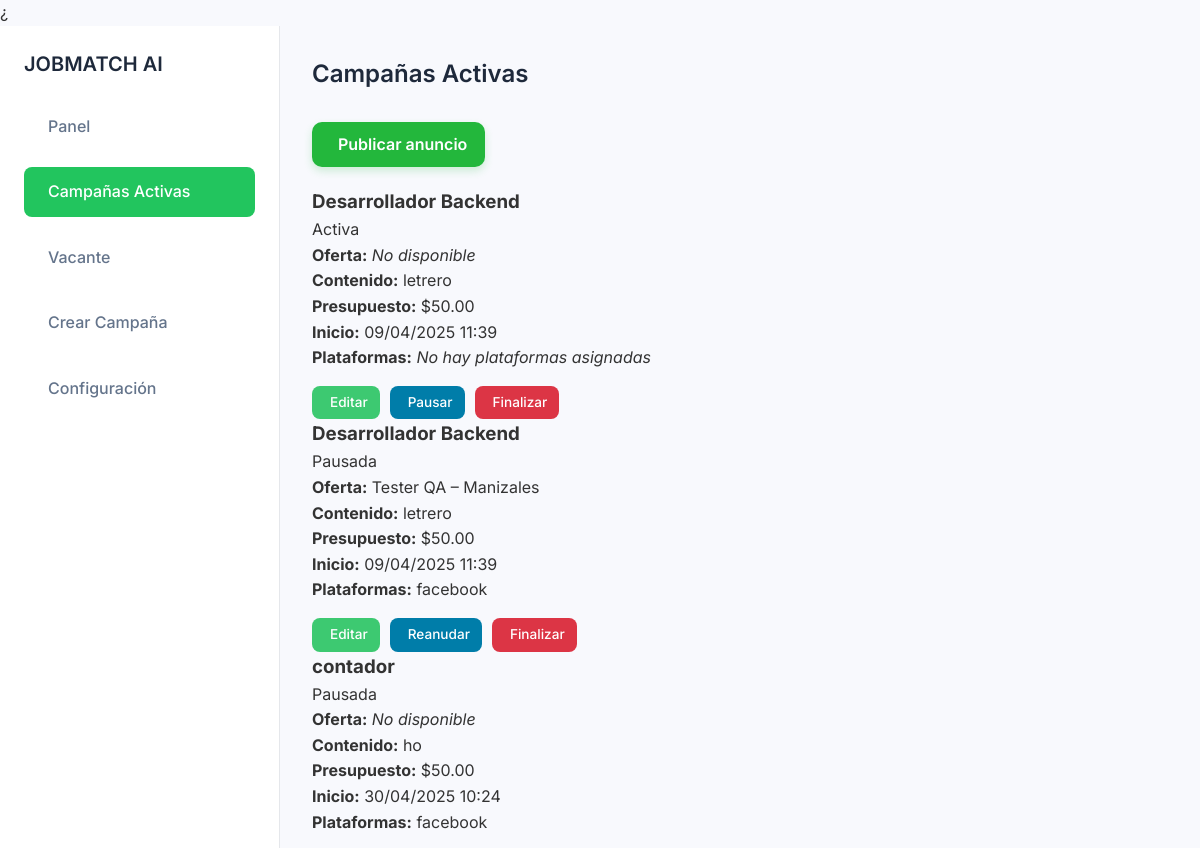
Before: /campanias-activas/ (upper part) with the older database file.
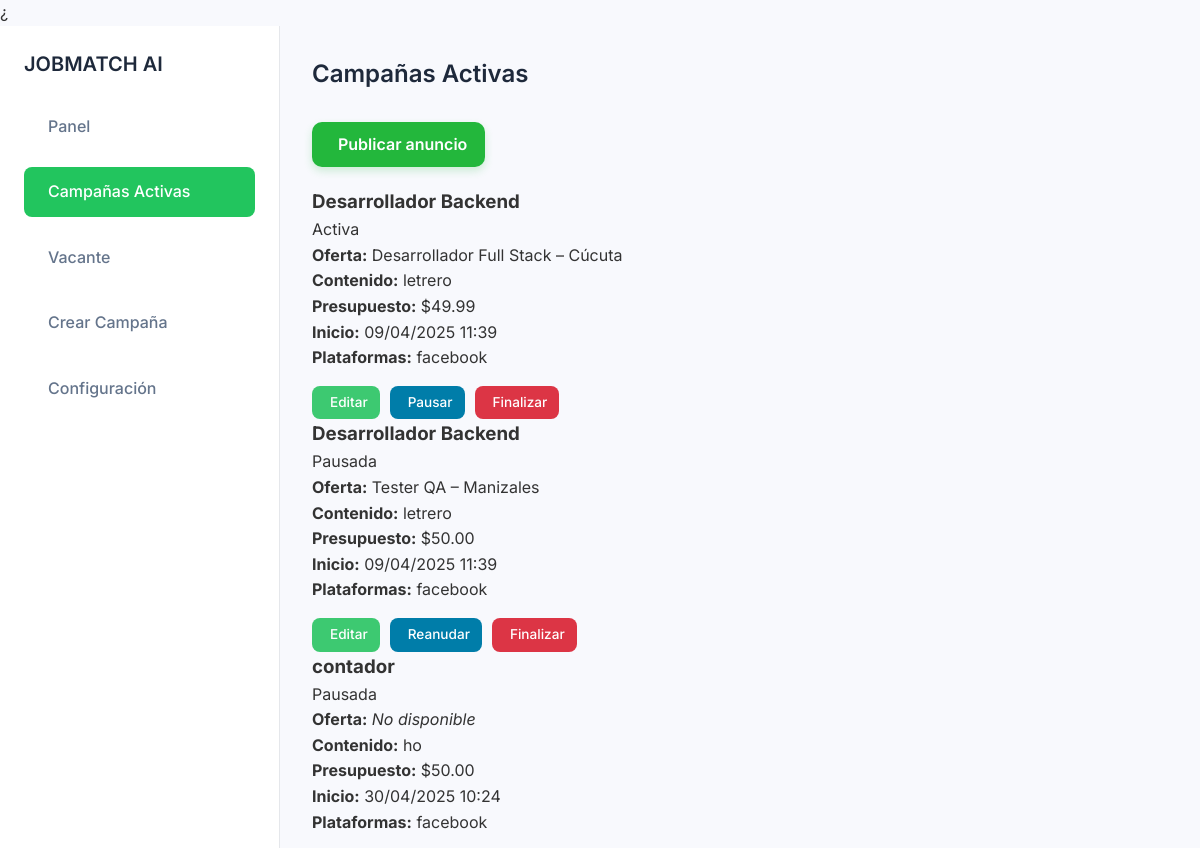
After: the same page with the newer database file.
### dashboard/models.py (models this page shows, shortened)
class Campania(models.Model):
    ESTADOS = (
        ('activa', 'Activa'),
        ('pausada', 'Pausada'),
        ('finalizada', 'Finalizada'),
    )
    OfertaLaboral = models.ForeignKey('OfertaLaboral', on_delete=models.SET_NULL, null=True, blank=True)
    nombre = models.CharField(max_length=200)
    contenido = models.TextField()
    plataformas = models.ManyToManyField(Plataforma)
    presupuesto = models.DecimalField(max_digits=10, decimal_places=2)
    fecha_inicio = models.DateTimeField()
    fecha_creacion = models.DateTimeField(auto_now_add=True)
    estado = models.CharField(max_length=20, choices=ESTADOS, default='activa')
    id_facebook = models.CharField(max_length=100, blank=True)  # ID de la campaña en Meta

class OfertaLaboral(models.Model):
    cargo = models.CharField(max_length=100)
    salario = models.DecimalField(max_digits=10, decimal_places=2)
    ubicacion = models.CharField(max_length=100)
    critica = models.BooleanField(default=False)

class Plataforma(models.Model):
    nombre = models.CharField(max_length=50)
    api_key = models.CharField(max_length=100, blank=True)

### dashboard/views.py (the view)
# urls.py: path('campanias-activas/', views.campania_activas, name='campania_activas'),
def campania_activas(request):
    campañas = Campania.objects.filter(Q(estado='activa') | Q(estado='pausada'))
    return render(request, 'campania_activas.html', {'campañas': campañas, 'active_page': 'campania'})

### dashboard/templates/campania_activas.html (shortened to what the changed rows need)
¿{% load static %}
<!doctype html>
<html lang="es">
<head>
  <link rel="stylesheet" href="https://cdn.jsdelivr.net/npm/@tabler/icons-webfont@2.30.0/tabler-icons.min.css">
  <link rel="stylesheet" href="{% static 'dashboard/css/styles.css' %}">
</head>
<body>
  <div class="dashboard-container">
    <nav class="sidebar">
      <div class="logo-container">
          <h1 class="logo-text">JOBMATCH AI</h1>
      </div>
    </nav>
    <main class="main-content">
      <header class="main-header">
        <div class="welcome-container">
          <h2 class="welcome-heading">Campañas Activas</h2>
        </div>
      </header>
      <section class="campaigns">
        {% if campañas %}
          <div class="campaign-cards-container">
            {% for campania in campañas %}
              <div class="campaign-card">
                <div class="card-header">
                  <h3 class="card-title">{{ campania.nombre }}</h3>
                  <span class="badge estado-{{ campania.estado }}">
                    {{ campania.estado|capfirst }}
                  </span>
                </div>
                <div class="card-body">
                  {% if campania.OfertaLaboral %}
                    <div class="info-row">
                      <span><strong>Oferta:</strong> {{ campania.OfertaLaboral.cargo }} – {{ campania.OfertaLaboral.ubicacion }}</span>
                    </div>
                  {% else %}
                    <div class="info-row">
                      <span><strong>Oferta:</strong> <em>No disponible</em></span>
                    </div>
                  {% endif %}
                  <div class="info-row">
                    <span><strong>Contenido:</strong> {{ campania.contenido }}</span>
                  </div>
                  <div class="info-row">
                    <span><strong>Presupuesto:</strong> ${{ campania.presupuesto }}</span>
                  </div>
                  <div class="info-row">
                    <span><strong>Inicio:</strong> {{ campania.fecha_inicio|date:"d/m/Y H:i" }}</span>
                  </div>
                  <div class="info-row">
                    <strong>Plataformas:</strong>
                    {% for plataforma in campania.plataformas.all %}
                      <span class="platform-chip">{{ plataforma.nombre }}</span>
                    {% empty %}
                      <em>No hay plataformas asignadas</em>
                    {% endfor %}
                  </div>
                  <div class="card-actions">
                    <a href="{% url 'editar_campania' campania.id %}" class="btn btn-edit">
                       Editar
                    </a>
                    {% if campania.estado == "activa" %}
                      <a href="{% url 'pausar_campania' campania.id %}" class="btn btn-pause">
                         Pausar
                      </a>
                      <a href="{% url 'finalizar_campania' campania.id %}" class="btn btn-delete">
                         Finalizar
                      </a>
                    {% elif campania.estado == "pausada" %}
                      <a href="{% url 'reactivar_campania' campania.id %}" class="btn btn-play">
                         Reanudar
                      </a>
                      <a href="{% url 'finalizar_campania' campania.id %}" class="btn btn-delete">
                         Finalizar
                      </a>
                    {% endif %}
                  </div>
                </div>
              </div>
            {% endfor %}
          </div>
        {% else %}
          <p class="no-campaigns">No hay campañas activas.</p>
        {% endif %}
      </section>
    </main>
  </div>
</body>
</html>

Changed rows visible on the page:
changed Campania "Activa": OfertaLaboral.cargo (not shown) → "Desarrollador Full Stack"; OfertaLaboral.ubicacion (not shown) → "Cúcuta"; presupuesto "50.00" → "49.99"; gains Plataforma (nombre "facebook"); OfertaLaboral_id "No disponible" → "–"; no longer shows "No hay plataformas asignadas"
